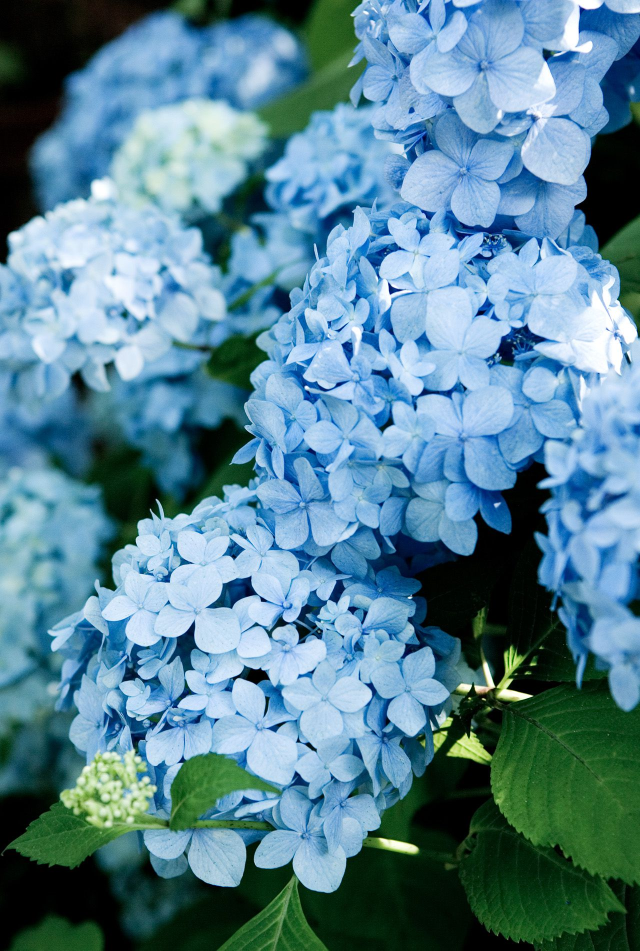
#> input picture experimentation/img.jpg, 1280 x 1901 px (shown at 1/2 size)
$ jupyter execute --allow-errors lic_custom_img.ipynb
#> lines starting #> are read from the running program, lines starting #| are printed output that depends on the picture
[cell 1]
import h5py
import numpy as np
import matplotlib.pyplot as plt
import matplotlib.animation as animation
from scipy.ndimage import gaussian_filter
import cv2

[cell 2]
def visualize(arr: np.array, cmap: str = "viridis", flip: bool = False):
    img = np.copy(arr)
    img = img - img.min()
    img = img / img.max()
    plt.imshow(img, cmap=cmap, origin="upper")


def magnitude2(arrX: np.array, arrY: np.array):
    return np.sqrt(arrX**2 + arrY**2)


def interp2d(a, x, y):
    X = np.floor(x).astype(int)
    Y = np.floor(y).astype(int)
    fracX = x - X
    fracY = y - Y
    X = np.clip(X, 0, a.shape[0] - 2)
    Y = np.clip(Y, 0, a.shape[1] - 2)

    U1 = (1.0 - fracX) * a[X + 0, Y + 0] + fracX * a[X + 1, Y + 0]
    U2 = (1.0 - fracX) * a[X + 0, Y + 1] + fracX * a[X + 1, Y + 1]
    U = (1.0 - fracY) * U1 + fracY * U2
    return U

[cell 3]
mesh_size = 500

# [12 lines of commented-out code are left out]


u = cv2.imread("roses.png")
#> (the rest of this cell did not finish here and is left out)

[cell 4]
#generate noise texture
# n = np.random.random(u.shape)
img = cv2.imread("img.jpg")
#> img is the input picture: shape (1901, 1280, 3); mean B, G, R 148.3, 131.5, 88.1
img = cv2.resize(img, (mesh_size, mesh_size))
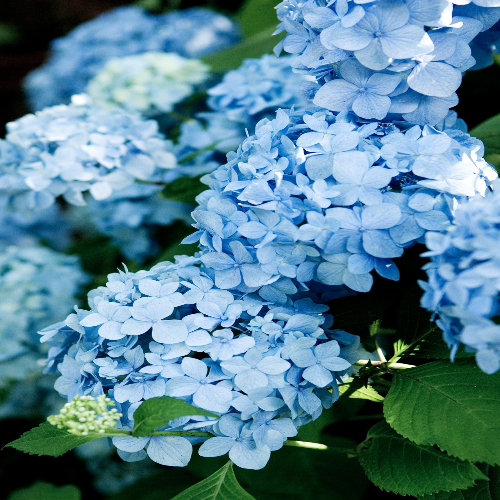
#> img: shape (500, 500, 3); mean B, G, R 148.1, 131.3, 88
img = cv2.cvtColor(img, cv2.COLOR_BGR2GRAY)
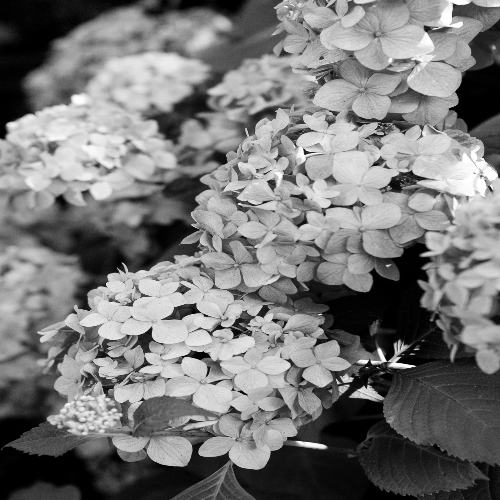
#> img: shape (500, 500); min 0, max 255, mean 120.3
n = img.astype(float)/255
plt.imshow(n)

$ run again, with experimentation/image.png saved as experimentation/img.jpg
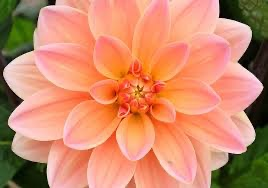
#> input picture experimentation/image.png, 268 x 188 px
#> img is the input picture: shape (188, 268, 3); mean B, G, R 106.4, 137.7, 206.9
#> `img = cv2.resize(img, (mesh_size, mesh_size))`:
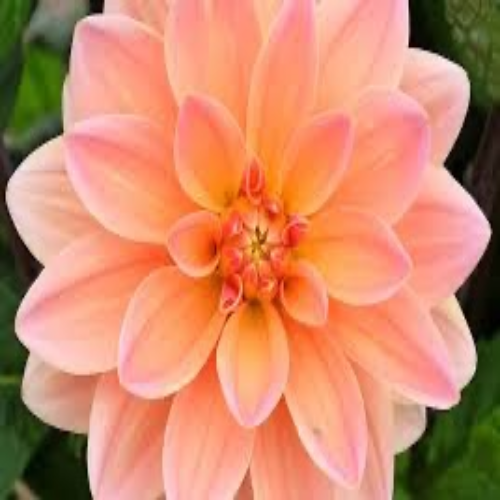
#> img: shape (500, 500, 3); mean B, G, R 106.2, 137.6, 206.8
#> `img = cv2.cvtColor(img, cv2.COLOR_BGR2GRAY)`:
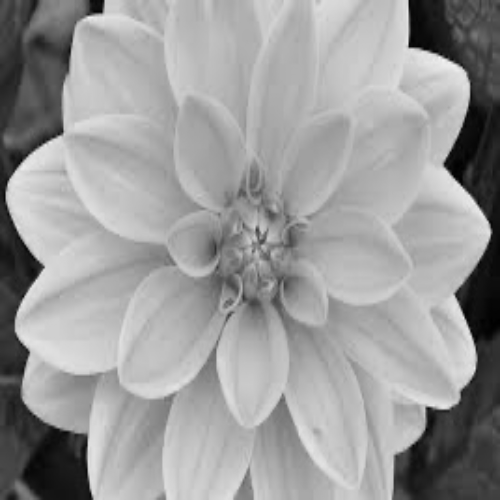
#> img: shape (500, 500); min 0, max 243, mean 154.7
